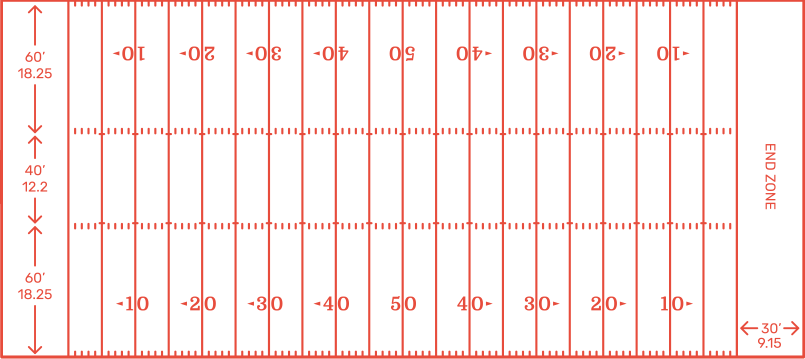
#> input picture ModelFactory/Field_Template.png, 1610 x 717 px, given in place of 1.mp4, which was not available (shown at 1/2 size)
$ python line_tracking.py
#> lines starting #> are read from the running program, lines starting #| are printed output that depends on the picture; long printed decimals are rounded; pictures that were not available may be replaced by others from this repository, and a replacement may not be noted
import math
import cv2
import numpy as np
from skimage.measure import shannon_entropy
import matplotlib.pyplot as plt

def dynamic_canny(gray_img, target_entropy = 0.15, entropy_threshold = 0.025, upper_z = 25, lower_z_ratio = 0.85):
    blur_kernal = 45
    lower_z = upper_z * lower_z_ratio

    try_number = 1
    while True:
        blured_img = cv2.GaussianBlur(gray_img, (blur_kernal, blur_kernal), 0, None, 0)

        med_brightness = np.median(blured_img)
        brightness_sdev = np.std(blured_img)
        upper_threashold = med_brightness + (upper_z * brightness_sdev)
        lower_threashold = med_brightness + (lower_z * brightness_sdev)

        """
        Color implementation
        color_chanels = cv2.split(blured_img)
        edges = [cv2.Canny(chanel, 30, 90) for chanel in color_chanels]
        combined_edges = cv2.bitwise_or(cv2.bitwise_or(edges[0], edges[1]), edges[2])
        """

        canny_edges = cv2.Canny(blured_img, lower_threashold, upper_threashold, apertureSize=7)

        # evaluation
        density = np.count_nonzero(canny_edges) / canny_edges.size
        entropy = shannon_entropy(canny_edges)
        print(f"k: {blur_kernal}, lower_z: {lower_z}, upper_z: {upper_z}, density: {density}, entropy: {entropy}")

        # display image
        cdist = cv2.cvtColor(canny_edges, cv2.COLOR_GRAY2BGR)
        cv2.imshow(f"Density Adjust", cdist)
        cv2.waitKey(1)


        if entropy > (target_entropy + entropy_threshold) or entropy < (target_entropy - entropy_threshold):
            # If thresholds are too close, increase the upper
            upper_z += 500 * .5 ** (try_number - 1) * (entropy - target_entropy)
            lower_z = lower_z_ratio * upper_z

        else:
            return canny_edges, upper_z


cap = cv2.VideoCapture("C:/Users/willi/Downloads/1.mp4")
upper_z = 200
ret, old_image = cap.read()
#> old_image is the input picture: shape (717, 1610, 3); mean B, G, R 234.8, 236.5, 252.5
old_gray_image = cv2.cvtColor(old_image, cv2.COLOR_BGR2GRAY)
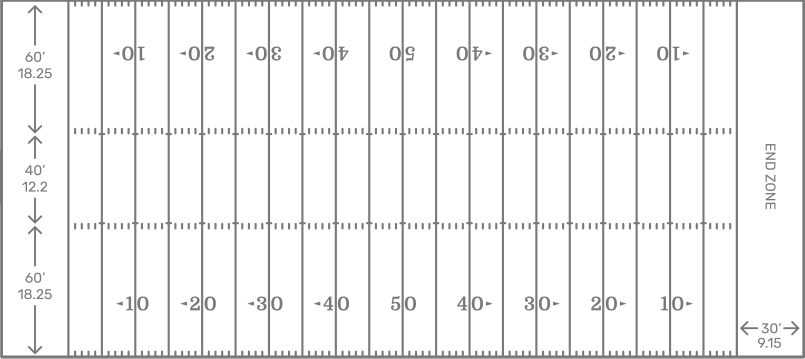
#> old_gray_image: shape (717, 1610) (shown at 1/2 size); min 121, max 255, mean 241.1

new_tracking_points = []

while True:
    ret, image = cap.read()
    gray_image = cv2.cvtColor(image, cv2.COLOR_BGR2GRAY)

    if not ret:
        break

    edges, upper_z = dynamic_canny(image, upper_z=upper_z)
#> in dynamic_canny, `blured_img = cv2.GaussianBlur(gray_img, (blur_kernal, blur_kernal), 0,..`:
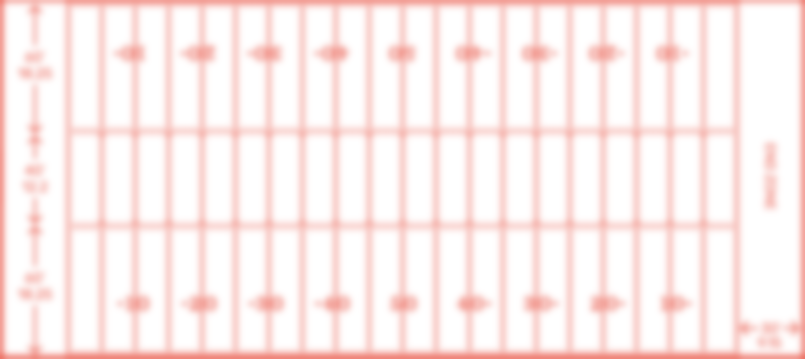
#> blured_img: shape (717, 1610, 3) (shown at 1/2 size); mean B, G, R 234.9, 236.6, 252.5
#> in dynamic_canny, `med_brightness = np.median(blured_img)`: med_brightness = 251
#> in dynamic_canny, `brightness_sdev = np.std(blured_img)`: brightness_sdev = 21.06
#> in dynamic_canny, `upper_threashold = med_brightness + (upper_z * brightness_sdev)`: upper_threashold = 4462.7
#> in dynamic_canny, `lower_threashold = med_brightness + (lower_z * brightness_sdev)`: lower_threashold = 3831
#> in dynamic_canny, `canny_edges = cv2.Canny(blured_img, lower_threashold, upper_threashold..`:
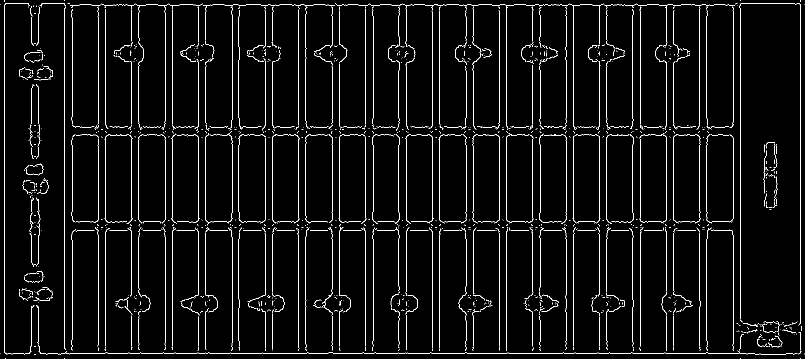
#> canny_edges: shape (717, 1610) (shown at 1/2 size); 3.8% white in thin lines or dots
#> in dynamic_canny, `density = np.count_nonzero(canny_edges) / canny_edges.size`: density = 0.0375
#> in dynamic_canny, `entropy = shannon_entropy(canny_edges)`: entropy = 0.231
#| k: 45, lower_z: 170.0, upper_z: 200, density: 0.03754, entropy: 0.2309
#> in dynamic_canny, `cdist = cv2.cvtColor(canny_edges, cv2.COLOR_GRAY2BGR)`: cdist: shape (717, 1610, 3); 3.8% white in thin lines or dots
#> in dynamic_canny, `upper_z += 500 * .5 ** (try_number - 1) * (entropy - target_entropy)`: upper_z = 240.4
#> in dynamic_canny, `lower_z = lower_z_ratio * upper_z`: lower_z = 204.4

    cdst = cv2.cvtColor(edges, cv2.COLOR_GRAY2BGR)
    linesP = cv2.HoughLinesP(edges, 50, np.pi / 180, 120, None, 150, 10)

    if linesP is not None:
        for i in range(0, len(linesP)):
            l = linesP[i][0]
            cv2.line(cdst, (l[0], l[1]), (l[2], l[3]), (0,0,255), 3, cv2.LINE_AA)
            # cv2.circle(cdst, (l[0], l[1]), 1, (0,0,225), 3)
            # cv2.circle(cdst, (l[2], l[3]), 1, (0,0,225), 3)
            new_tracking_points.append((l[0], l[1]))
            new_tracking_points.append((l[2], l[3]))

        p0 = np.array(new_tracking_points, dtype=np.float32).reshape(-1, 1, 2)
        p1, st, err = cv2.calcOpticalFlowPyrLK(old_gray_image, gray_image, p0, None)

        tracking_points2 = []
        for i in range(len(p1)):
            cords = (int(p1[i][0,0]), int(p1[i][0,1]))
            cv2.arrowedLine(image, new_tracking_points[i], cords, (0,0,225), 4)
            tracking_points2.append(cords)
        old_gray_image = gray_image
        new_tracking_points = tracking_points2
    cv2.imshow("Optical Flow", image)
    cv2.imshow("Detected Lines (in red) - Probabilistic Hough Transform", cdst)
    cv2.waitKey(1)

cap.release()


"""
src = cv2.imread("C:/Users/willi/OneDrive/Desktop/HITNET/data/datasets/Helmets/Compiled-Data/1.jpg")
dst = cv2.Canny(src, 50, 200, None, 3)

cdst = cv2.cvtColor(dst, cv2.COLOR_GRAY2BGR)
cdstP = np.copy(cdst)

lines = cv2.HoughLines(dst, 5, np.pi / 180, 850, None, 0, 0)


for i in range(0, len(lines)):
    rho = lines[i][0][0]
    theta = lines[i][0][1]
    a = math.cos(theta)
    b = math.sin(theta)
    x0 = a * rho
    y0 = b * rho
    pt1 = (int(x0 + 1000*(-b)), int(y0 + 1000*(a)))
    pt2 = (int(x0 - 1000*(-b)), int(y0 - 1000*(a)))
    print(pt1, pt2)
    cv2.line(cdst, pt1, pt2, (0,0,255), 3, cv2.LINE_AA)

# linesP = cv2.HoughLinesP(dst, 1, np.pi / 180, 200, None, 50, 10)
"""
"""
if linesP is not None:
    for i in range(0, len(linesP)):
        l = linesP[i][0]
        cv2.line(cdstP, (l[0], l[1]), (l[2], l[3]), (0,0,255), 3, cv2.LINE_AA)
"""

# [5 lines of commented-out code are left out]
